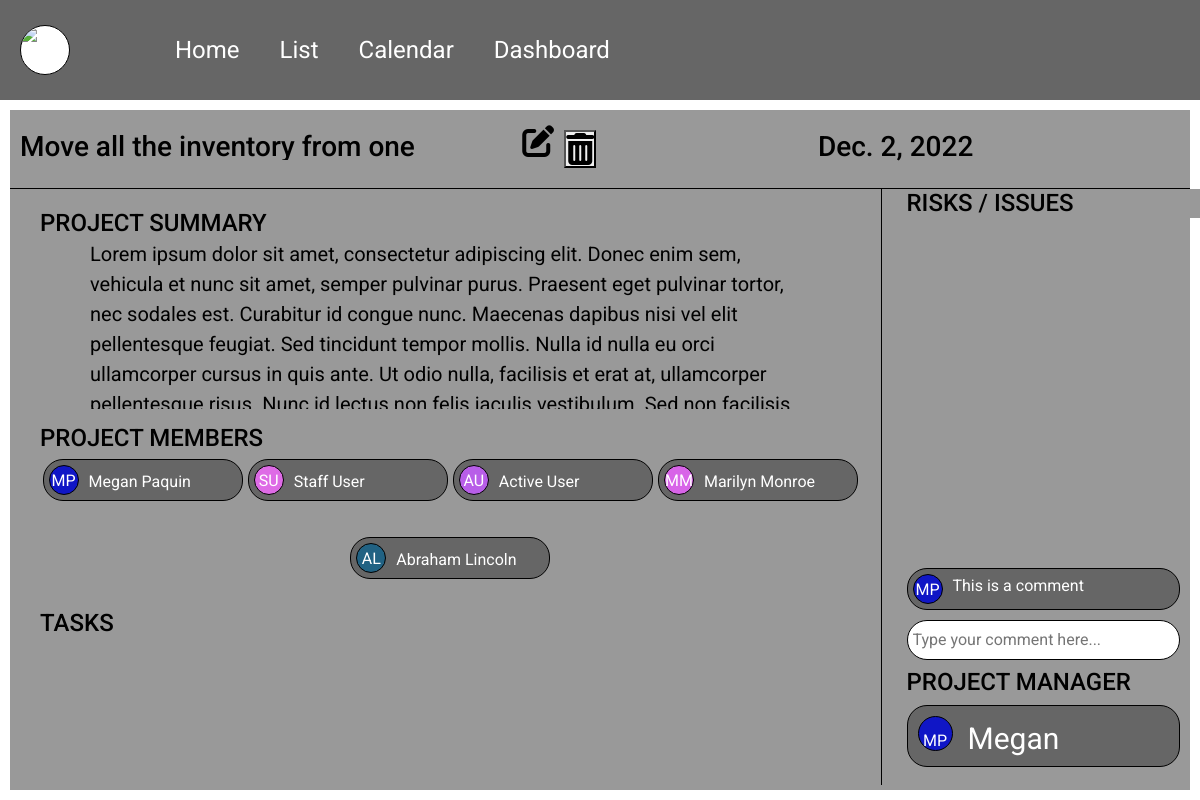
The app's page /projects/14 with its own data.
### projects/models.py (models this page shows, shortened)
class Project(models.Model):
    title = models.CharField(max_length=120)
    summary = models.TextField()
    deadline = models.DateTimeField()
    created_on = models.DateTimeField(auto_now_add=True)
    author = models.ForeignKey(
        get_user_model(),
        on_delete=models.CASCADE,
        related_name="project_author"
    )
    status = models.ForeignKey(
        Status,
        on_delete=models.CASCADE,
        blank = True,
        null = True,
    )
    members = models.ManyToManyField(CustomUser)

class Comment(models.Model):
    created_on = models.DateTimeField(auto_now_add=True)
    author = models.ForeignKey(
        get_user_model(),
        on_delete=models.CASCADE,
        related_name="comment_author"
    )
    comment = models.CharField(max_length=300)
    project = models.ForeignKey(
        Project,
        on_delete=models.CASCADE,
        related_name="comment_project"
    )
    def __str__(self):
        return self.comment

### accounts/models.py (models this page shows, shortened)
class CustomUser(AbstractBaseUser, PermissionsMixin):
    email = models.EmailField(_('email address'), unique=True)
    is_staff = models.BooleanField(default=False)
    is_active = models.BooleanField(default=True)
    date_joined = models.DateTimeField(default=timezone.now)
    USERNAME_FIELD = 'email'
    REQUIRED_FIELDS = []
    color = models.CharField(max_length=7, default="#FFFFFF")
    first_name = models.CharField(max_length=128)
    last_name = models.CharField(max_length=128)
    phone = models.CharField(max_length=9, null=True)
    image = models.ImageField(upload_to='images/', default='images/default_img.png')
    objects = CustomUserManager()

### projects/views.py (the view, shortened to what this page needs)
# urls.py: path('<int:pk>', ProjectDetailView.as_view(), name="project-detail"),
class ProjectDetailView(FormMixin, DetailView):
    template_name = "projects/project-detail.html"
    model = Project
    form_class = CommentForm
    def get_context_data(self, **kwargs):
        context = super(ProjectDetailView, self).get_context_data(**kwargs)
        context['comments'] = Comment.objects.all().order_by('created_on').reverse()
        context['form'] = CommentForm(initial={'project': self.object})
        progress = Status.objects.get(name="in-progress")
        assigned = Status.objects.get(name="assigned")
        completed = Status.objects.get(name="complete")
        project = Project.objects.get(id=self.kwargs['pk'])
        context['tasks_progress'] = Task.objects.filter(status=progress).filter(project=project).order_by('priority')
        context['tasks_assigned'] = Task.objects.filter(status=assigned).filter(project=project).order_by('priority')
        context['completed'] = Task.objects.filter(status=completed).filter(project=project).order_by('priority')
        return context

### projects/forms.py
class CommentForm(forms.ModelForm):
    class Meta:
        model = Comment
        fields = ['comment']
        widgets = {
            'comment': TextInput(attrs={
                'placeholder' : 'Type your comment here...'
            })
        }

### templates/projects/project-detail.html (shortened to what this page needs)
{% extends 'base.html' %}
{% load static %}
{% block links %}
    <link rel="stylesheet" href="{% static 'css/task-detail.css' %}" />
    <link href="https://cdn.jsdelivr.net/npm/bootstrap@5.2.3/dist/css/bootstrap.min.css" rel="stylesheet">
{% endblock links %}
{% block contents %}
<div class="everything">
    <div class="top-section">
        <div class="task-name">
            <h3>{{ project.title }}</h3>
            <div class="buttons">
                <a href="{% url 'project-update' project.id%}"><i class="fa-solid fa-pen-to-square fa-2xl"></i></a>
                <button type="button" class="delete-project bs-modal fa fa-trash fa-2xl" data-form-url="{% url 'project-delete' project.id %}">
                </button>
            </div>
        </div>
        <div class="deadline">
            <h3>{{ project.deadline.date }}</h3>
        </div>
    </div>
    <div class="bottom-section">
        <div class="left-section">
            <div class="summary">
                <h4>PROJECT SUMMARY</h4>
                <p>{{ project.summary }}</p>
            </div>
            <div class="details" style="display: flex;
            flex-direction: row;
            flex-wrap: wrap; justify-content: space-between;">
                <h4>PROJECT MEMBERS</h4>
                <div class="members">
                {% for member in project.members.all %}
                    <div class="user-bubble-little">
                        <div class="circle-little" style="background-color: {{member.color}};">{{ member.first_name | slice:1}}{{ member.last_name | slice:1 }}</div>
                        <span>{{ member.first_name }} {{ member.last_name }}</span>
                    </div>
                {% endfor %}
                </div>
            </div>
            <div class="project-tasks">
                <h4>TASKS</h4>
            </div>
        </div>
        <div class="right-section">
            <h4>RISKS / ISSUES</h4>
            <div class="risks">
                <div class="comments">
                    {% for comment in comments %}
                        {% if project.title == comment.project.title %}
                        <div class="comment-bubble">
                        <div class="circle-little" style="background-color: {{comment.author.color}};">{{ comment.author.first_name | slice:1 }}{{ comment.author.last_name | slice:1}}</div>
                        <span>{{ comment }}</span>
                        </div>
                        {% endif %}
                    {% endfor %}
                </div>
            </div>
            <div class="comment">
                <form method="POST" id="form">
                    <span id="comment">{{ form.comment }}</span>
                </form>
            </div>
            <div class="assignee">
                <h4>PROJECT MANAGER</h4>
                <div class="user-bubble">
                    <div class="circle" style="background-color: {{project.author.color }};">{{ project.author.first_name | slice:1 }}{{ project.author.last_name | slice:1}}</div>
                    <span>{{ project.author.first_name }}</span>
                </div>
            </div>
        </div>
    </div>
</div>
{% endblock contents %}

### static/css/task-detail.css (style rules this page uses)
.bottom-section { display: flex; flex-direction: row; border-top: 1px solid black; padding: 0 10px; margin-bottom: 0; }
.left-section { flex: 3; border-right: 1px solid black; width: 80%; margin-right: 25px; padding: 20px; padding-bottom: 0; }
.right-section { flex: 1; height: calc(100vh - 225px); text-align: left; margin: 0 auto; }
.top-section { display: flex; flex-direction: row; }
.everything { display: flex; flex-direction: column; background-color: #999; margin: 10px; height: calc(100% - 20px); }
.top-section > * { width: 100%; margin: 20px 5px; }
.task-name { padding-left: 5px; display: flex; flex-direction: row; }
.buttons { margin-left: 20px; display: flex; flex-direction: row; }
.buttons a { margin-right: 10px; }
.deadline { text-align: right; display: flex; flex-direction: row; }
.deadline h3 { text-align: right; margin: 0 auto; }
.summary { height: 25vh; overflow: scroll; scroll-behavior: auto; }
.details { flex: 2; height: 25vh; overflow: scroll; scroll-behavior: auto; padding-top: 15px; }
p { font-size: 20px; padding: 30px 50px; }
.risks { height: 74%; overflow: scroll; scroll-behavior: auto; display: flex; flex-direction: column-reverse; }
.comment { height: 5%; }
.user-bubble { display: flex; flex-direction: row; flex-wrap: none; background: #666; padding: 5px; border-radius: 20px; border: 1px solid black; margin: 5px 0; }
.user-bubble-little { width: 200px; display: flex; flex-direction: row; flex-wrap: none; padding: 5px; border-radius: 20px; border: 1px solid black; margin: 5px auto; background: #666; height: fit-content; }
.comment-bubble { display: flex; flex-direction: row; flex-wrap: none; background: #666; padding: 5px; border-radius: 20px; border: 1px solid black; margin: 5px 0; }
.comment-bubble span { margin-left: 10px; width: 80%; color: white; }
.circle { margin: 5px; width: 35px; height: 35px; border: 1px solid black; border-radius: 50%; text-align: center; padding-top: 12px; justify-content: center; background: blue; color: #fff; }
.circle-little { margin: 0; width: 30px; height: 30px; border: 1px solid black; border-radius: 50%; text-align: center; padding-top: 3px; justify-content: center; background: blue; color: #fff; }
.user-bubble span { font-size: 30px; text-transform: capitalize; margin-left: 10px; margin-top: 5px; color: white; }
.user-bubble-little span { font-size: 16px; text-transform: capitalize; margin-left: 10px; margin-top: 5px; color: white; height: fit-content; }
.everything h4 { position: fixed; background-color: #999; width: 55%; }
.assignee h4 { position: inherit; width: 100%; }
.assignee { margin: 20px auto 0px auto; }
.members { margin-top: 30px; display: flex; flex-direction: row; flex-wrap: wrap; }
#id_comment { height: 40px; width: 100%; display: flex; flex-direction: row; flex-wrap: none; background: #fff; padding: 5px; border-radius: 20px; border: 1px solid black; margin: 5px 0; }
.comments { overflow: auto; margin-top: 30px; display: flex; flex-direction: column-reverse; }
.task-name h3 { width: 100%; }
.task-name h3 { height: 30px; overflow: hidden; background-color: #999; }
.project-tasks { overflow: scroll; scroll-behavior: auto; height: 22vh; }

### static/css/base.css (style rules this page uses)
* { padding: 0; margin: 0; }
html { padding: 0; margin-right: 0; }
a { color: inherit; }
body { background-color: #333333; font-family: 'Roboto', sans-serif; color: #FFF; }
h3 { font-size: 28px; }
h4 { font-size: 24px; }
a { text-decoration: none; color: black; }

### records on screen
Project: title "Move all the inventory from one…", deadline "Dec. 2, 2022", summary "Lorem ipsum dolor sit amet, consectetur adipiscing elit. Donec enim sem, vehicula et nunc sit amet, semper pulvinar purus. Praesent eget pulvinar tortor, nec sodales est. Curabitur id congue nunc. Maecenas dapibus nisi vel elit pellentesque feugiat. Sed tincidunt tempor mollis. Nulla id nulla eu orci ullamcorper cursus in quis ante. Ut odio nulla, facilisis et erat at, ullamcorper…", author.first_name "M", author.last_name "P", author.first_name "Megan"
CustomUser: first_name "M", last_name "P", first_name "Megan", last_name "Paquin"
CustomUser: first_name "S", last_name "U", first_name "Staff", last_name "User"
CustomUser: first_name "A", last_name "U", first_name "Active", last_name "User"
CustomUser: first_name "M", last_name "M", first_name "Marilyn", last_name "Monroe"
CustomUser: first_name "A", last_name "L", first_name "Abraham", last_name "Lincoln"
Comment: author.first_name "M", author.last_name "P", comment "This is a comment"
